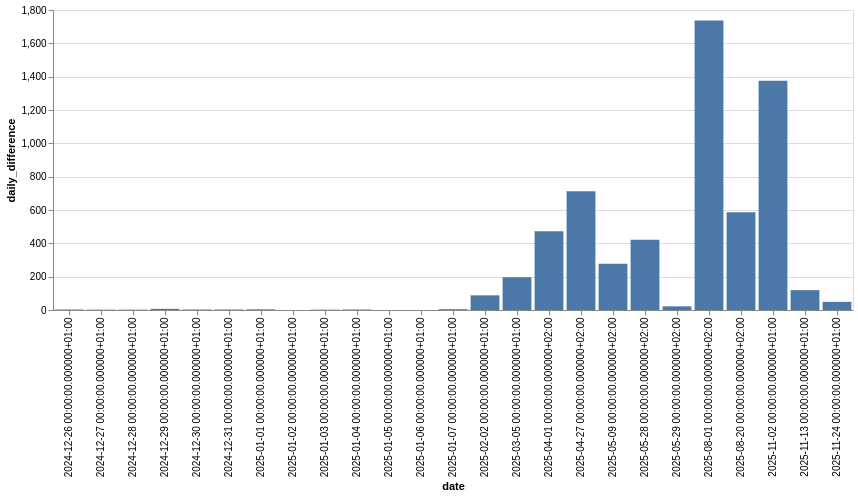

This figure's notebook cell:
### Code cell
segment("Revnicak Eve")

### Figure 1 — Vega-Lite specification as saved in the notebook (floating-point values rounded to 4 significant figures)
{"config": {"view": {"continuousWidth": 300, "continuousHeight": 300}}, "data": {"name": "data-f42a264af75c3ade8aff06801b8ca00d"}, "mark": {"type": "bar"}, "encoding": {"x": {"field": "date", "type": "ordinal"}, "y": {"field": "daily_difference", "type": "quantitative"}}, "width": 800, "$schema": "https://vega.github.io/schema/vega-lite/v5.8.0.json", "datasets": {"data-f42a264af75c3ade8aff06801b8ca00d": [{"date": "2024-12-26 00:00:00.000000+01:00", "effort_count": 43467, "daily_difference": 3}, {"date": "2024-12-27 00:00:00.000000+01:00", "effort_count": 43469, "daily_difference": 2}, {"date": "2024-12-28 00:00:00.000000+01:00", "effort_count": 43471, "daily_difference": 2}, {"date": "2024-12-29 00:00:00.000000+01:00", "effort_count": 43478, "daily_difference": 7}, {"date": "2024-12-30 00:00:00.000000+01:00", "effort_count": 43481, "daily_difference": 3}, {"date": "2024-12-31 00:00:00.000000+01:00", "effort_count": 43484, "daily_difference": 3}, {"date": "2025-01-01 00:00:00.000000+01:00", "effort_count": 43488, "daily_difference": 4}, {"date": "2025-01-02 00:00:00.000000+01:00", "effort_count": 43488, "daily_difference": 0}, {"date": "2025-01-03 00:00:00.000000+01:00", "effort_count": 43490, "daily_difference": 2}, {"date": "2025-01-04 00:00:00.000000+01:00", "effort_count": 43493, "daily_difference": 3}, {"date": "2025-01-05 00:00:00.000000+01:00", "effort_count": 43493, "daily_difference": 0}, {"date": "2025-01-06 00:00:00.000000+01:00", "effort_count": 43493, "daily_difference": 0}, {"date": "2025-01-07 00:00:00.000000+01:00", "effort_count": 43498, "daily_difference": 5}, {"date": "2025-02-02 00:00:00.000000+01:00", "effort_count": 43586, "daily_difference": 88}, {"date": "2025-03-05 00:00:00.000000+01:00", "effort_count": 43782, "daily_difference": 196}, {"date": "2025-04-01 00:00:00.000000+02:00", "effort_count": 44254, "daily_difference": 472}, {"date": "2025-04-27 00:00:00.000000+02:00", "effort_count": 44966, "daily_difference": 712}, {"date": "2025-05-09 00:00:00.000000+02:00", "effort_count": 45244, "daily_difference": 278}, {"date": "2025-05-28 00:00:00.000000+02:00", "effort_count": 45665, "daily_difference": 421}, {"date": "2025-05-29 00:00:00.000000+02:00", "effort_count": 45687, "daily_difference": 22}, {"date": "2025-08-01 00:00:00.000000+02:00", "effort_count": 47424, "daily_difference": 1737}, {"date": "2025-08-20 00:00:00.000000+02:00", "effort_count": 48011, "daily_difference": 587}, {"date": "2025-11-02 00:00:00.000000+01:00", "effort_count": 49387, "daily_difference": 1376}, {"date": "2025-11-13 00:00:00.000000+01:00", "effort_count": 49506, "daily_difference": 119}, {"date": "2025-11-24 00:00:00.000000+01:00", "effort_count": 49555, "daily_difference": 49}]}}
